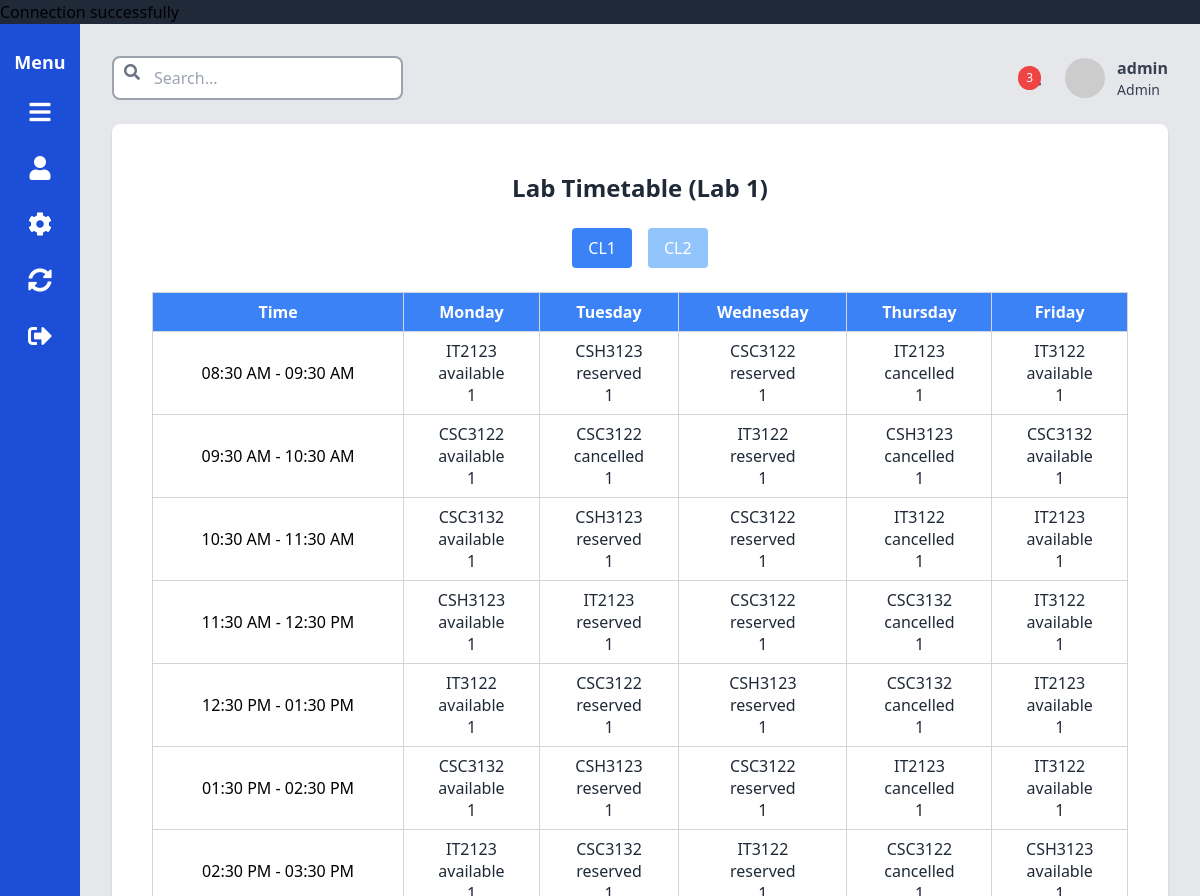
Screenshot of /public/dashboard/dashboard.php?content=../../public/timetable/view_table.php (signed in) with the database file from the repository.
### tables this page shows
CREATE TABLE `timetable_slots` (
  `id` int(11) NOT NULL,
  `day_of_week` enum('Monday','Tuesday','Wednesday','Thursday','Friday') NOT NULL,
  `start_time` time DEFAULT NULL,
  `end_time` time DEFAULT NULL,
  `lab_id` int(11) NOT NULL,
  `subject_code` varchar(8) DEFAULT NULL,
  `status` enum('available','reserved','cancelled') DEFAULT 'available'
);

### public/timetable/view_table.php (the view, shortened to what this page needs)
<?php
function initializeTimetable($days, $hours) {
    $timetable = [];
    foreach ($days as $day) {
        $timetable[$day] = [];
        foreach ($hours as $hour) {
            $start = sprintf('%02d:30:00', $hour);
            $end = sprintf('%02d:30:00', $hour + 1);
            $timetable[$day][] = [
                'start_time' => $start,
                'end_time' => $end,
                'status' => 'available',
                'subject_code' => null,
                'id' => null,
                'day_of_week' => $day
            ];
        }
    }
    return $timetable;
}
function fetchTimetableData($conn, $lab_id) {
    $stmt = $conn->prepare(<<<SQL
        SELECT day_of_week, start_time, end_time, status, subject_code, id,lab_id
        FROM timetable_slots
        WHERE lab_id = ?
        ORDER BY FIELD(day_of_week, 'Monday', 'Tuesday', 'Wednesday', 'Thursday', 'Friday'), start_time
    SQL);
    $stmt->bind_param("i", $lab_id);
    $stmt->execute();
    return $stmt->get_result();
}
function renderTimetable($days, $timetable, $hours) {
    echo "<table class='table-auto w-full border-collapse border border-gray-300'>";
    echo "<thead><tr class='bg-blue-500 text-white'>";
    echo "<th class='border border-gray-300 px-4 py-2'>Time</th>";
    foreach ($days as $day) {
        echo "<th class='border border-gray-300 px-4 py-2'>{$day}</th>";
    }
    echo "</tr></thead><tbody>";
    foreach ($hours as $hour) {
        $start_time = sprintf('%02d:30:00', $hour);
        $end_time = sprintf('%02d:30:00', $hour + 1);
        echo "<tr>";
        echo "<td class='border border-gray-300 px-4 py-2 text-center'>" . date('h:i A', strtotime($start_time)) . " - " . date('h:i A', strtotime($end_time)) . "</td>";
        foreach ($days as $day) {
            $slot = array_filter($timetable[$day], fn($s) => $s['start_time'] === $start_time);
            $slot = current($slot) ?: ['status' => 'available', 'subject_code' => null, 'id' => null, 'start_time' => $start_time, 'day_of_week' => $day];
            $display_status = $slot['status'];
            $display_subject = $slot['subject_code'] ?? '';
            $display_id = $slot['id'] ?? '';
            $display_labid = $slot['lab_id'] ?? '';
            $display_stime = $slot['start_time'] ?? '';
            $display_etime = $slot['end_time'] ?? '';
            $display_day = $slot['day_of_week'] ?? '';
            echo "<td class='hover:bg-gray-100 border border-gray-300 px-4 py-2 text-center'
                    onclick=\"showPopup('{$display_subject}', '{$display_status}', '{$display_stime}'
                                        , '{$display_etime}', '{$display_id}', '{$display_labid}', '{$display_day}')\">";
            echo "<div class='font-medium text-gray-800'>{$display_subject}</div>";
            echo "<div class='font-medium text-gray-800'>{$display_status}</div>";
            echo "<div class='font-medium text-gray-800'>{$display_labid}</div>";
            echo "</td>";
        }
        echo "</tr>";
    }
    echo "</tbody></table>";
}
$lab_id = isset($_GET['lab_id']) ? intval($_GET['lab_id']) : 1;
$days = ['Monday', 'Tuesday', 'Wednesday', 'Thursday', 'Friday'];
$hours = range(8, 15);
$timetable = initializeTimetable($days, $hours);
$result = fetchTimetableData($conn, $lab_id);
updateTimetable($timetable, $result);
?>
<!DOCTYPE html>
<html lang="en">
<head>
    <script src="https://cdn.tailwindcss.com"></script>
</head>
<body class="bg-gray-100 font-sans">
<div class="container mx-auto px-4 py-6">
    <h1 class="text-2xl font-bold text-center text-gray-800 mb-6">Lab Timetable (Lab <?php echo $lab_id; ?>)</h1>
    <div class="flex justify-center space-x-4 mb-6">
        <a href="../dashboard/dashboard.php?content=../../public/timetable/view_table.php&lab_id=1" class="bg-blue-<?php echo ($lab_id == 1) ? '500' : '300'; ?> text-white px-4 py-2 rounded hover:bg-blue-600">CL1</a>
        <a href="../dashboard/dashboard.php?content=../../public/timetable/view_table.php&lab_id=2" class="bg-blue-<?php echo ($lab_id == 2) ? '500' : '300'; ?> text-white px-4 py-2 rounded hover:bg-blue-600">CL2</a>
    </div>
    <?php renderTimetable($days, $timetable, $hours); ?>
</div>
</body>
</html>

### rows the page displays
timetable_slots: subject_code "IT2123", status "available", lab "1"
timetable_slots: subject_code "CSH3123", status "reserved", lab "1"
timetable_slots: subject_code "CSC3122", status "reserved", lab "1"
timetable_slots: subject_code "IT2123", status "cancelled", lab "1"
timetable_slots: subject_code "IT3122", status "available", lab "1"
timetable_slots: subject_code "CSC3122", status "available", lab "1"
timetable_slots: subject_code "CSC3122", status "cancelled", lab "1"
timetable_slots: subject_code "IT3122", status "reserved", lab "1"
timetable_slots: subject_code "CSH3123", status "cancelled", lab "1"
timetable_slots: subject_code "CSC3132", status "available", lab "1"
timetable_slots: subject_code "CSC3132", status "available", lab "1"
timetable_slots: subject_code "CSH3123", status "reserved", lab "1"
timetable_slots: subject_code "CSC3122", status "reserved", lab "1"
timetable_slots: subject_code "IT3122", status "cancelled", lab "1"
timetable_slots: subject_code "IT2123", status "available", lab "1"
timetable_slots: subject_code "CSH3123", status "available", lab "1"
timetable_slots: subject_code "IT2123", status "reserved", lab "1"
timetable_slots: subject_code "CSC3122", status "reserved", lab "1"
timetable_slots: subject_code "CSC3132", status "cancelled", lab "1"
timetable_slots: subject_code "IT3122", status "available", lab "1"
timetable_slots: subject_code "IT3122", status "available", lab "1"
timetable_slots: subject_code "CSC3122", status "reserved", lab "1"
timetable_slots: subject_code "CSH3123", status "reserved", lab "1"
timetable_slots: subject_code "CSC3132", status "cancelled", lab "1"
timetable_slots: subject_code "IT2123", status "available", lab "1"
timetable_slots: subject_code "CSC3132", status "available", lab "1"
timetable_slots: subject_code "CSH3123", status "reserved", lab "1"
timetable_slots: subject_code "CSC3122", status "reserved", lab "1"
timetable_slots: subject_code "IT2123", status "cancelled", lab "1"
timetable_slots: subject_code "IT3122", status "available", lab "1"
timetable_slots: subject_code "IT2123", status "available"
timetable_slots: subject_code "CSC3132", status "reserved"
timetable_slots: subject_code "IT3122", status "reserved"
timetable_slots: subject_code "CSC3122", status "cancelled"
timetable_slots: subject_code "CSH3123", status "available"

### other values shown
$_SESSION['user'] "admin"
$lab_id "1"
$day "Monday"
$day "Tuesday"
$day "Wednesday"
$day "Thursday"
$day "Friday"
date('h:i A', strtotime($start_time)) "08:30 AM"
date('h:i A', strtotime($end_time)) "09:30 AM"
date('h:i A', strtotime($start_time)) "09:30 AM"
date('h:i A', strtotime($end_time)) "10:30 AM"
date('h:i A', strtotime($start_time)) "10:30 AM"
date('h:i A', strtotime($end_time)) "11:30 AM"
date('h:i A', strtotime($start_time)) "11:30 AM"
date('h:i A', strtotime($end_time)) "12:30 PM"
